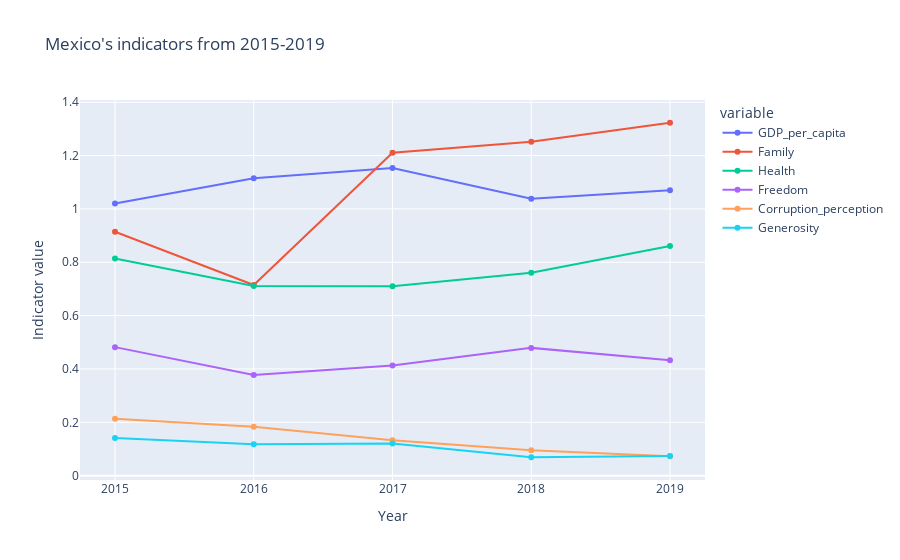

Write notebook code for a chart like this one.
### Code cell
# Plotly plot version
fig = px.line(pd.concat([mexico[indicators],mexico["Year"]], axis=1), x="Year", y=indicators,
                        title = "Mexico's indicators from 2015-2019", markers=True,
                        labels= {
                            "value" : "Indicator value"
                        })
fig.show()

### Figure 1 — Plotly figure (JSON) as saved in the notebook; plotly's stock layout.template omitted (floating-point values rounded to 4 significant figures)
{"data": [{"hovertemplate": "variable=GDP_per_capita<br>Year=%{x}<br>Indicator value=%{y}<extra></extra>", "legendgroup": "GDP_per_capita", "line": {"color": "#636efa", "dash": "solid"}, "marker": {"symbol": "circle"}, "mode": "markers+lines", "name": "GDP_per_capita", "orientation": "v", "showlegend": true, "type": "scatter", "x": ["2015", "2016", "2017", "2018", "2019"], "xaxis": "x", "y": [1.021, 1.115, 1.153, 1.038, 1.07], "yaxis": "y"}, {"hovertemplate": "variable=Family<br>Year=%{x}<br>Indicator value=%{y}<extra></extra>", "legendgroup": "Family", "line": {"color": "#EF553B", "dash": "solid"}, "marker": {"symbol": "circle"}, "mode": "markers+lines", "name": "Family", "orientation": "v", "showlegend": true, "type": "scatter", "x": ["2015", "2016", "2017", "2018", "2019"], "xaxis": "x", "y": [0.9145, 0.7146, 1.211, 1.252, 1.323], "yaxis": "y"}, {"hovertemplate": "variable=Health<br>Year=%{x}<br>Indicator value=%{y}<extra></extra>", "legendgroup": "Health", "line": {"color": "#00cc96", "dash": "solid"}, "marker": {"symbol": "circle"}, "mode": "markers+lines", "name": "Health", "orientation": "v", "showlegend": true, "type": "scatter", "x": ["2015", "2016", "2017", "2018", "2019"], "xaxis": "x", "y": [0.8144, 0.7114, 0.71, 0.761, 0.861], "yaxis": "y"}, {"hovertemplate": "variable=Freedom<br>Year=%{x}<br>Indicator value=%{y}<extra></extra>", "legendgroup": "Freedom", "line": {"color": "#ab63fa", "dash": "solid"}, "marker": {"symbol": "circle"}, "mode": "markers+lines", "name": "Freedom", "orientation": "v", "showlegend": true, "type": "scatter", "x": ["2015", "2016", "2017", "2018", "2019"], "xaxis": "x", "y": [0.4818, 0.3771, 0.4127, 0.479, 0.433], "yaxis": "y"}, {"hovertemplate": "variable=Corruption_perception<br>Year=%{x}<br>Indicator value=%{y}<extra></extra>", "legendgroup": "Corruption_perception", "line": {"color": "#FFA15A", "dash": "solid"}, "marker": {"symbol": "circle"}, "mode": "markers+lines", "name": "Corruption_perception", "orientation": "v", "showlegend": true, "type": "scatter", "x": ["2015", "2016", "2017", "2018", "2019"], "xaxis": "x", "y": [0.2131, 0.1835, 0.1328, 0.095, 0.073], "yaxis": "y"}, {"hovertemplate": "variable=Generosity<br>Year=%{x}<br>Indicator value=%{y}<extra></extra>", "legendgroup": "Generosity", "line": {"color": "#19d3f3", "dash": "solid"}, "marker": {"symbol": "circle"}, "mode": "markers+lines", "name": "Generosity", "orientation": "v", "showlegend": true, "type": "scatter", "x": ["2015", "2016", "2017", "2018", "2019"], "xaxis": "x", "y": [0.1407, 0.1173, 0.121, 0.069, 0.074], "yaxis": "y"}], "layout": {"legend": {"title": {"text": "variable"}, "tracegroupgap": 0}, "title": {"text": "Mexico's indicators from 2015-2019"}, "xaxis": {"anchor": "y", "domain": [0, 1], "title": {"text": "Year"}}, "yaxis": {"anchor": "x", "domain": [0, 1], "title": {"text": "Indicator value"}}}}
